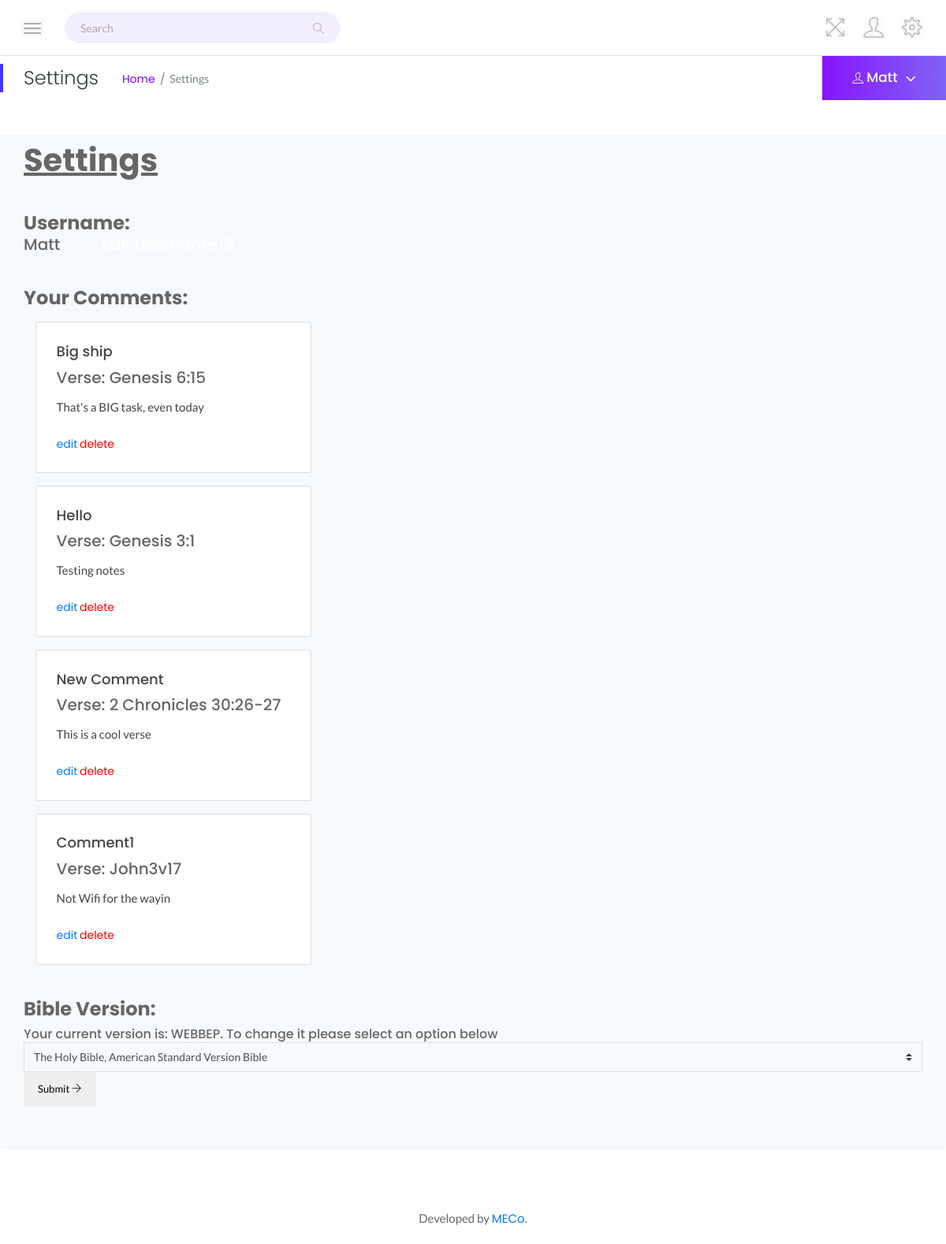
/settings/ (signed in), run on the app's committed database.
### br/models.py (models this page shows, shortened)
class Comment(models.Model):
    text = models.TextField()
    author = models.ForeignKey(User, on_delete=models.CASCADE)
    date_posted = models.DateField(default=datetime.date.today)
    verse = models.CharField(max_length=100)
    title = models.CharField(max_length=100)
    reading = models.ForeignKey(Reading, on_delete=models.CASCADE, null=True, blank=True)

### user/models.py (models this page shows, shortened)
class UserProfile(models.Model):
    bible_versions = (("ASV", "The Holy Bible, American Standard Version Bible"),
                      ("engDRA", "Douay-Rheims American 1899 The Holy Bible in English, Douay-Rheims American Edition of 1899, translated from the Latin Vulgate"),
                      ("enggnv", "Geneva Bible common"),
                      ("enKJVe", "King James (Authorised) Version Ecumenical"),
                      ("enKJVp", "King James (Authorised) Version Protestant"),
                      ("engojp", "JPS TaNaKH 1917 Jewish"),
                      ("engRV", "Revised Version 1885 Interconfessional"),
                      ("GNT", "Good News Translation Protestant Bible"),
                      ("GNTD", "Good News Translation (US Version) Catholic Interconfessional Bible"),
                      ("T4T", "Translation for Translators common"),
                      ("WEBE", "World English Bible Ecumenical"),
                      ("WEBC", "World English Bible Catholic"),
                      ("WEBO", "World English Bible Orthodox"),
                      ("WEBP", "World English Bible Protestant"),
                      ("WEBBEE", "World English Bible British Edition Ecumenical"),
                      ("WEBBEC", "World English Bible British Edition Catholic"),
                      ("WEBBEO", "World English Bible British Edition Orthodox"),
                      ("WEBBEP", "World English Bible British Edition Protestant"),
                      ("WMB", "World Messianic Bible Messianic"),
                      ("WMBBEM", "World Messianic Bible British Edition Messianic"))
    user = models.OneToOneField(User, on_delete=models.CASCADE)
    bio = models.TextField(max_length=500, blank=True)
    desc = models.TextField(max_length=50, blank=True)
    friends = models.ManyToManyField(User, related_name="person")
    bible_ver = models.CharField(max_length=6, choices=bible_versions, default="WEBP")

### br/views.py (the view, shortened to what this page needs)
# urls.py: path('settings/', v.settings, name="settings"),
@login_required
def settings(request):
    comments = Comment.objects.filter(author=request.user).order_by('-date_posted')
    return render(request, 'br/settings.html', {'comments': comments})

### br/templates/br/settings.html (shortened to what this page needs)
{% extends 'br/home.html' %}
{% block top %}
<h4 class="page-title pull-left">Settings</h4>
<ul class="breadcrumbs pull-left">
    <li><a href="{% url 'index' %}">Home</a></li>
    <li><span>Settings</span></li>
</ul>
{% endblock %}
{% block content %}
<br>
<br>
<div class="row rounded settings-bg settings-bd">
    <div class="col-12 trans-bg settings-bd" style="background-color: rgba(243, 248, 251, 0) !important;">
        <div class="grid-col trans-bg settings-bd"><h1><u><strong>Settings</strong></u></h1>
        <br>
        <br>
        <h4><strong>Username:</strong></h4>
        <h5>{{ user.username }} <a class="text-white" href="{% url 'profile-edit' %}">Edit Username  <i class="fa fa-edit"></i> </a></h5>
        <br>
        <br>
        <h4><strong>Your Comments:</strong></h4>
        {% for comment in comments %}
        <div class="col-lg-4 col-md-6 mt-3">
            <div class="card card-bordered">
                <div class="card-body">
                    <h5 class="title">{{ comment.title }}</h5>
                    <h6 class="card-title">Verse: {{ comment.verse }}</h6>
                    <p class="card-text">{{ comment.text }}</p>
                    <a href="/settings/edit/comment/{{ comment.id }}">edit</a>
                    <a href="/settings/delete/comment/{{ comment.id }}" style="color:red;">delete</a>
                </div>
            </div>
        </div>
        {% endfor %}
        <br>
        <br>
        <form method="post" class="form-group">
            <label for="bible_ver"><h4><strong>Bible Version:</strong></h4></label>
            <h6>Your current version is: {{ user.userprofile.bible_ver }}. To change it please select an option below</h6>
            <select name="bible_ver" id="bible_ver" class="custom-select rounded-0" style="background-color: rgba(0, 0, 0, 0); border-color: rgba(0, 0, 0, 0.1)">
              <option value="ASV">The Holy Bible, American Standard Version Bible</option>
            </select>
            <button class="btn btn-flat" id="form_submit" type="submit" name="submit" value="Search">Submit <i class="ti-arrow-right"></i></button>
        </form>
        </div>
    </div>
</div>
{% endblock %}

### br/templates/br/home.html (shortened to what this page needs)
{% load static %}
<!doctype html>
<html class="no-js" lang="en">
<head>
    <link rel="stylesheet" href="{% static 'br/assets/css/bootstrap.min.css' %}">
    <link rel="stylesheet" href="{% static 'br/assets/css/font-awesome.min.css' %}">
    <link rel="stylesheet" href="{% static 'br/assets/css/themify-icons.css' %}">
    <link rel="stylesheet" href="{% static 'br/assets/css/metisMenu.css' %}">
    <link rel="stylesheet" href="{% static 'br/assets/css/owl.carousel.min.css' %}">
    <link rel="stylesheet" href="{% static 'br/assets/css/slicknav.min.css' %}">
    <link rel="stylesheet" href="https://www.amcharts.com/lib/3/plugins/export/export.css" type="text/css" media="all" />
    <link rel="stylesheet" href="{% static 'br/assets/css/typography.css' %}">
    <link rel="stylesheet" href="{% static 'br/assets/css/default-css.css' %}">
    <link rel="stylesheet" href="{% static 'br/assets/css/styles.css' %}">
    <link rel="stylesheet" href="{% static 'br/assets/css/responsive.css' %}">
</head>
<body>
    <div class="page-container">
        <div class="main-content bg-white">
            <div class="header-area">
                <div class="row align-items-center">
                    <div class="col-md-6 col-sm-8 clearfix">
                        <div class="nav-btn pull-left">
                            <span></span>
                            <span></span>
                            <span></span>
                        </div>
                        <div class="search-box pull-left">
                            <form action="#">
                                <input type="text" name="search" placeholder="Search" disabled required>
                                <i class="ti-search"></i>
                            </form>
                        </div>
                    </div>
                    <div class="col-md-6 col-sm-4 clearfix">
                        <ul class="notification-area pull-right">
                            <li id="full-view"><i class="ti-fullscreen"></i></li>
                            <li class="dsettings-btn">
                                <i class="ti-user"></i>
                            </li>
                            <li class="dsettings-btn">
                               <i class="ti-settings"></i>
                            </li>
                        </ul>
                    </div>
                </div>
            </div>
            <div class="page-title-area">
                <div class="row align-items-center">
                    <div class="col-sm-6">
                        <div class="breadcrumbs-area clearfix">
                        {% block top %}{% endblock %}
                        </div>
                    </div>
                    <div class="col-sm-6 clearfix">
                        <div class="user-profile pull-right">
                            <i class="ti ti-user user-thumb text-white pr-1"></i>
                            <h4 class="user-name dropdown-toggle" data-toggle="dropdown">{{ user.username }}<i class="fa fa-angle-down"></i></h4>
                        </div>
                    </div>
                </div>
            </div>
            <div class="main-content-inner bg-white">
            {% block content %}{% endblock %}
            </div>
        </div>
        <footer>
            <div class="footer-area">
                <p>Developed by <a href="https://github.com/mattp103/etcc">MECo</a>.</p>
            </div>
        </footer>
    </div>
</body>
</html>

### br/static/br/assets/css/typography.css (style rules this page uses)
a,a:focus,a:hover,a:visited { text-decoration:none }
ol ol,ol ul,p img,ul,ul ol,ul ul { margin:0 }
ol,ol ol li,ol ul li,p,ul,ul ol li,ul ul li { margin-bottom:0 }
body { font-size:14px;font-family:Lato,sans-serif }
h1,h2,h3,h4,h5,h6 { margin:0;font-family:Poppins,sans-serif }
p { font-family:Lato,sans-serif;font-size:15px;line-height:26px;color:#444 }
a,a:visited { transition:all .3s ease-in-out;-webkit-transition:all .3s ease-in-out;-moz-transition:all .3s ease-in-out;-o-transition:all .3s ease-in-out;outline:0;font-family:Poppins,sans-serif }
p a,p a:visited { line-height:inherit;outline:0 }
ol,ul { margin-top:0;padding:0 }
ul { list-style-type:none }
button { cursor:pointer;outline:0!important;letter-spacing:0 }

### br/static/br/assets/css/default-css.css (style rules this page uses)
body,html { -webkit-font-smoothing:antialiased }
#preloader,body { background:#fff }
* { margin:0;padding:0 }
*,:after,:before { -moz-box-sizing:border-box;-webkit-box-sizing:border-box;box-sizing:border-box }
body { font-weight:400;-webkit-text-size-adjust:100% }
:root { --primary-color:#4336FB }

### br/static/br/assets/css/responsive.css (style rules this page uses)
@media screen and (min-width:1200px) and (max-width:1440px) { .card-title { font-size:20px } }
@media (min-width:1200px) and (max-width:1364px) { .main-content-inner { padding:0 15px 50px } }
@media (min-width:1200px) and (max-width:1364px) { .page-container,.sbar_collapsed.page-container { padding-left:0 } }

### data on the page
Comment: title "Big ship", verse "Genesis 6:15", text "That's a BIG task, even today"
Comment: title "Hello", verse "Genesis 3:1", text "Testing notes"
Comment: title "New Comment", verse "2 Chronicles 30:26-27", text "This is a cool verse"
Comment: title "Comment1", verse "John3v17", text "Not Wifi for the wayin"

### other printed values
{{ user.username }} "Matt"
{{ user.userprofile.bible_ver }} "WEBBEP"
